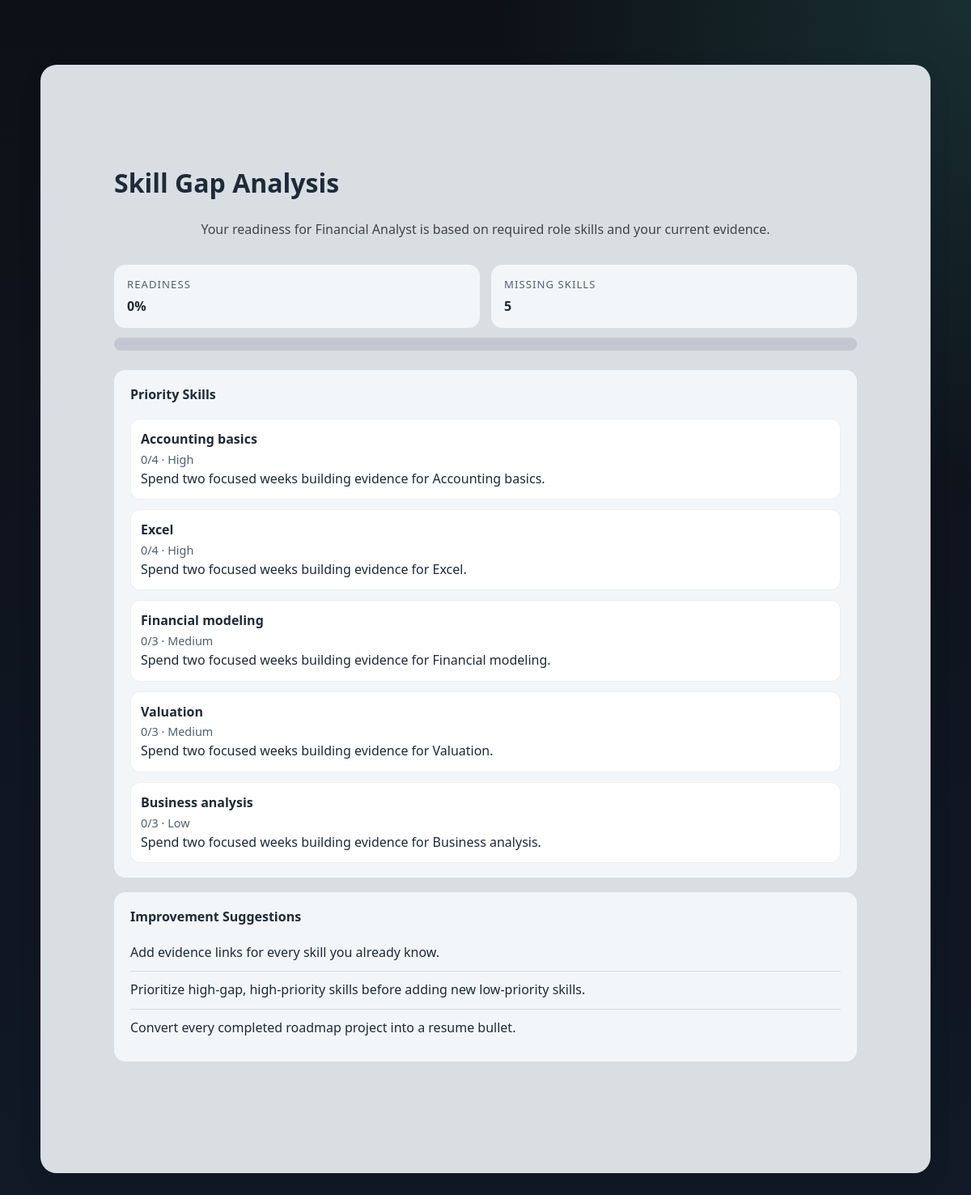
The page /skills/ (signed in) on the database its author committed.
### apps/skills/models.py (models this page shows, shortened)
class SkillGapReport(TimeStampedModel):
    user = models.ForeignKey(settings.AUTH_USER_MODEL, on_delete=models.CASCADE, related_name="skill_gap_reports")
    assessment_result = models.OneToOneField(
        "website.AssessmentResult",
        on_delete=models.SET_NULL,
        null=True,
        blank=True,
        related_name="skill_gap_report",
    )
    target_role = models.CharField(max_length=140)
    readiness_percentage = models.PositiveIntegerField(default=0)
    missing_skills = models.JSONField(default=list, blank=True)
    priority_plan = models.JSONField(default=list, blank=True)
    suggestions = models.JSONField(default=list, blank=True)
    class Meta:
        ordering = ["-created_at"]

### apps/skills/views.py (the view)
# urls.py: path("", views.skill_gap_dashboard, name="skill_gap_dashboard"),
@login_required
def skill_gap_dashboard(request):
    report = SkillGapReport.objects.filter(user=request.user).first()
    user_skills = UserSkill.objects.filter(user=request.user).select_related("skill")
    return render(request, "skills/gap_dashboard.html", {"report": report, "user_skills": user_skills})

### apps/skills/templates/skills/gap_dashboard.html (shortened to what this page needs)
{% extends "website/base.html" %}
{% block content %}
<section class="section-box section-zoom">
  <div class="container">
    <h2>Skill Gap Analysis</h2>
    {% if report %}
      <p class="section-intro">Your readiness for {{ report.target_role }} is based on required role skills and your current evidence.</p>
      <div class="result-stats">
        <div class="stat-chip"><span class="stat-label">Readiness</span><strong>{{ report.readiness_percentage }}%</strong></div>
        <div class="stat-chip"><span class="stat-label">Missing Skills</span><strong>{{ report.missing_skills|length }}</strong></div>
      </div>
      <div class="progress-bar large"><span style="width: {{ report.readiness_percentage }}%"></span></div>
      <div class="insight-card">
        <h4>Priority Skills</h4>
        <ul class="priority-list">
          {% for item in report.priority_plan %}
            <li>
              <strong>{{ item.skill }}</strong>
              <span>{{ item.current_level }}/{{ item.required_level }} · {{ item.priority|title }}</span>
              <p>{{ item.next_action }}</p>
            </li>
          {% endfor %}
        </ul>
      </div>
      <div class="insight-card">
        <h4>Improvement Suggestions</h4>
        <ul class="prediction-list">
          {% for suggestion in report.suggestions %}
            <li>{{ suggestion }}</li>
          {% endfor %}
        </ul>
      </div>
    {% else %}
      <div class="result-card">
        <p>Complete an assessment to generate your skill gap report.</p>
        <a href="{% url 'basic_test' %}" class="btn">Start Assessment</a>
      </div>
    {% endif %}
  </div>
</section>
{% endblock %}

### website/static/website/css/style.css (style rules this page uses)
:root { --primary: #1e2a38; --secondary: #f7f9fc; --accent: #4db6ac; --accent-soft: #d2f1ee; --text-dark: #1e2a38; --text-light: #ffffff; --muted: #51606e; --box-bg: #d9dee3; --box-alt-bg: #e8eef2; --surface: #ffffff; --surface-muted: #f3f6f8; }
* { margin: 0; padding: 0; box-sizing: border-box; }
html, body { overflow-x: hidden; }
body { font-family: "Segoe UI", sans-serif; background: radial-gradient(circle at top right, rgba(77, 182, 172, 0.18), transparent 30%), linear-gradient(180deg, #0d1117 0%, #111927 100%); color: var(--text-dark); line-height: 1.6; min-height: 100vh; }
.container { width: 90%; max-width: 1100px; margin: auto; padding: 60px 0; }
.section-box { background: var(--box-bg); margin: 80px auto; border-radius: 20px; box-shadow: 0 10px 30px rgba(0, 0, 0, 0.08); padding: 60px 40px; max-width: 1100px; transition: transform 0.3s ease, box-shadow 0.3s ease; }
.section-box h2 { margin-bottom: 20px; font-size: 2rem; color: var(--primary); }
.section-intro { text-align: center; margin-bottom: 30px; color: #444; }
.section-zoom { animation: sectionZoomIn 1s ease forwards; transform-origin: center; opacity: 0; }
.result-stats { display: grid; grid-template-columns: repeat(auto-fit, minmax(180px, 1fr)); gap: 14px; margin: 20px 0 10px; }
.stat-chip { background: var(--surface-muted); padding: 14px 16px; border-radius: 14px; }
.stat-label { display: block; font-size: 0.82rem; text-transform: uppercase; letter-spacing: 0.08em; color: var(--muted); margin-bottom: 4px; }
.insight-card { margin: 18px 0; padding: 18px 20px; border-radius: 14px; background: var(--surface-muted); text-align: left; }
.insight-card h4 { margin-bottom: 8px; color: var(--primary); }
.prediction-list, .source-list { list-style: none; padding: 0; margin: 0; }
.prediction-list li, .source-list li { padding: 10px 0; border-bottom: 1px solid rgba(30, 42, 56, 0.12); }
.prediction-list li:last-child, .source-list li:last-child { border-bottom: none; }
.progress-bar { width: 100%; height: 10px; overflow: hidden; border-radius: 999px; background: rgba(30, 42, 56, 0.12); margin: 12px 0; }
.progress-bar.large { height: 16px; margin-bottom: 24px; }
.task-list, .priority-list { list-style: none; display: grid; gap: 12px; margin-top: 16px; }
.task-list li, .priority-list li { display: flex; gap: 12px; padding: 12px; border-radius: 12px; background: #fff; border: 1px solid rgba(30, 42, 56, 0.08); }
.priority-list li { display: block; }
.priority-list span, .task-list span { display: block; color: var(--muted); font-size: 0.9rem; }

### rows shown on the page
SkillGapReport: target_role "Financial Analyst", readiness_percentage "0", missing_skills|length "5"

### other values the page prints
{{ item.skill }} "Accounting basics" "Excel" "Financial modeling" "Valuation" "Business analysis"
{{ item.current_level }} "0" "0" "0" "0" "0"
{{ item.required_level }} "4" "4" "3" "3" "3"
{{ item.priority|title }} "High" "High" "Medium" "Medium" "Low"
{{ item.next_action }} "Spend two focused weeks building evidence for Accounting basics." "Spend two focused weeks building evidence for Excel." "Spend two focused weeks building evidence for Financial modeling." "Spend two focused weeks building evidence for Valuation." "Spend two focused weeks building evidence for Business analysis."
{{ suggestion }} "Add evidence links for every skill you already know." "Prioritize high-gap, high-priority skills before adding new low-priority skills." "Convert every completed roadmap project into a resume bullet."
